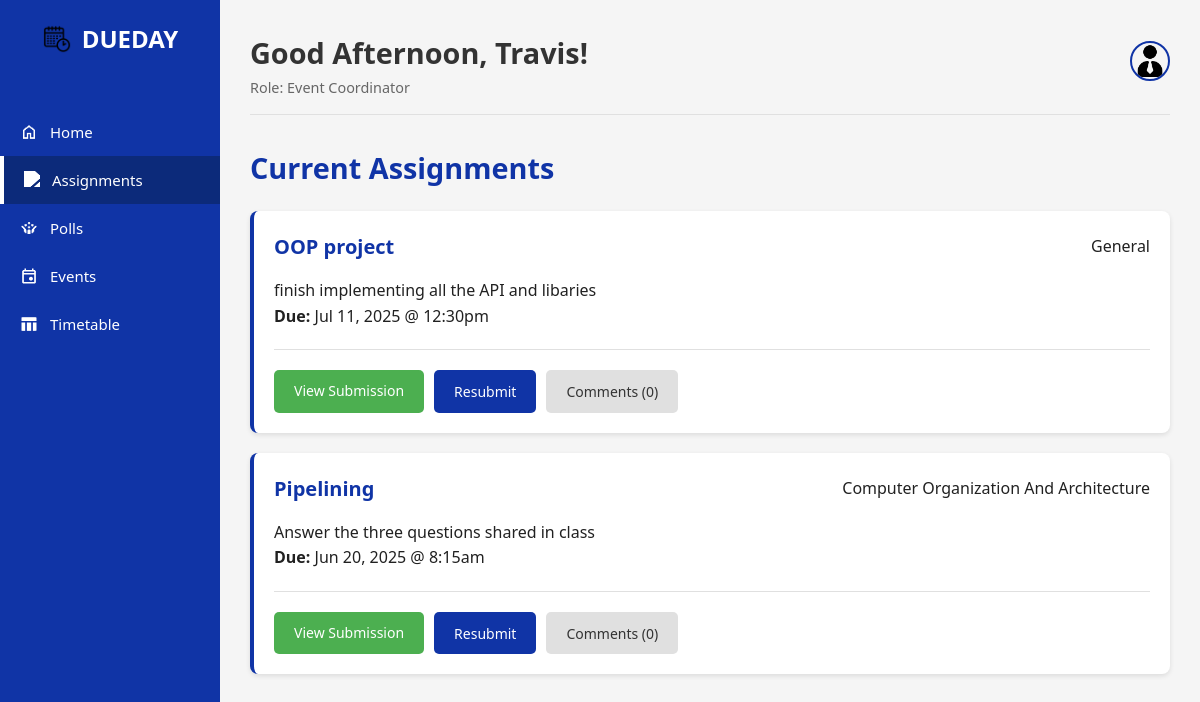
Before: /assignment.php (signed in) with the older database file.
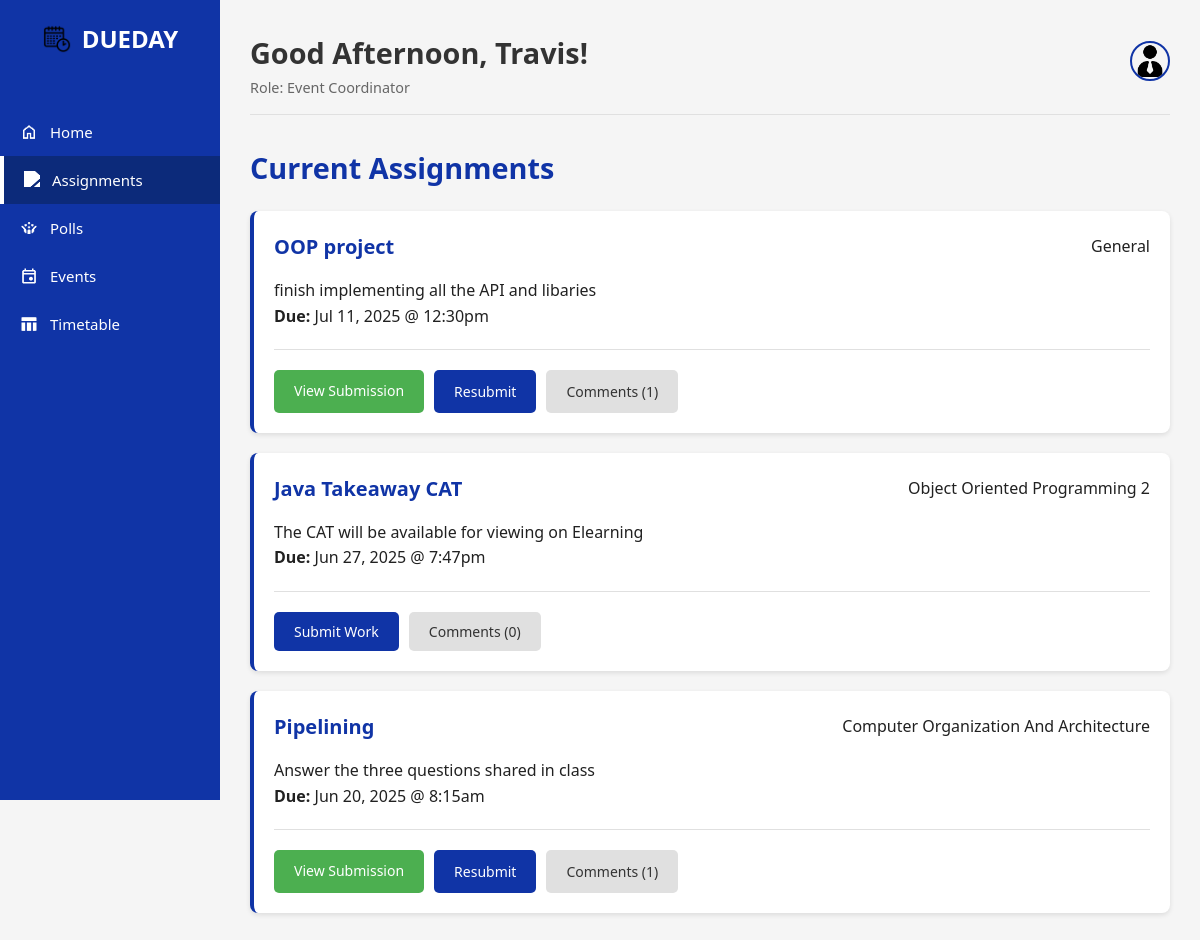
After: the same page with the newer database file.
### tables this page shows
CREATE TABLE `assignments` (
  `Assignment_ID` int(11) NOT NULL,
  `Assignment_Creator_ID` int(11) NOT NULL,
  `Class_ID` int(11) DEFAULT NULL,
  `Assignment_Title` varchar(100) NOT NULL,
  `Assignment_Description` text DEFAULT NULL,
  `Assignment_DueDate` datetime NOT NULL,
  `Assignment_Marks` int(11) DEFAULT NULL,
  `Assignment_Instructions` text DEFAULT NULL
);

CREATE TABLE `classes` (
  `Class_ID` int(11) NOT NULL,
  `Class_Name` varchar(100) NOT NULL
);

### assignment.php (the view, shortened to what this page needs)
<?php
require_once 'templates/header.php';
$is_module_leader = ($user_role === 'Module Leader');
$assignments = $conn->query("
    SELECT a.*, c.Class_Name,
    (SELECT COUNT(*) FROM Assignment_Submission_Data WHERE Assignment_ID = a.Assignment_ID) as submission_count,
    (SELECT COUNT(*) FROM Assignment_Comments WHERE Assignment_ID = a.Assignment_ID) as comment_count
    FROM Assignments a
    LEFT JOIN Classes c ON a.Class_ID = c.Class_ID
    GROUP BY a.Assignment_ID
    ORDER BY a.Assignment_DueDate DESC
")->fetch_all(MYSQLI_ASSOC);
$user_submissions = [];
$stmt_subs = $conn->prepare("SELECT Assignment_ID, File_Path FROM Assignment_Submission_Data WHERE User_ID = ?");
$stmt_subs->bind_param("i", $user_id);
$stmt_subs->execute();
$result_subs = $stmt_subs->get_result();
while ($row = $result_subs->fetch_assoc()) { $user_submissions[$row['Assignment_ID']] = $row['File_Path']; }
?>
<div id="viewSection" class="assignment-view">
    <h2 class="section-title">Current Assignments</h2>
    <?php if (empty($assignments)): ?><p>No assignments have been posted yet.</p><?php else: foreach ($assignments as $assignment): ?>
        <div class="card">
            <div class="card__header"><h3 class="card__title"><?php echo htmlspecialchars($assignment['Assignment_Title']); ?></h3><span class="card__meta-tag"><?php echo htmlspecialchars($assignment['Class_Name'] ?? 'General'); ?></span></div>
            <div class="card__body"><p><?php echo nl2br(htmlspecialchars($assignment['Assignment_Description'])); ?></p><div class="due-date"><strong>Due:</strong> <?php echo date('M d, Y @ g:ia', strtotime($assignment['Assignment_DueDate'])); ?></div></div>
            <div class="card__footer">
                <?php if ($is_module_leader): ?>
                    <a href="view_submissions.php?id=<?php echo $assignment['Assignment_ID']; ?>" class="btn">View Submissions (<?php echo $assignment['submission_count']; ?>)</a>
                <?php else: ?>
                    <?php if (array_key_exists($assignment['Assignment_ID'], $user_submissions)): ?>
                        <a href="<?php echo htmlspecialchars($user_submissions[$assignment['Assignment_ID']]); ?>" class="btn btn--success" target="_blank">View Submission</a>
                        <button class="btn submit-work-btn" data-modal-target="submissionModal" data-assignment-id="<?php echo $assignment['Assignment_ID']; ?>">Resubmit</button>
                    <?php else: ?>
                        <button class="btn btn--primary submit-work-btn" data-modal-target="submissionModal" data-assignment-id="<?php echo $assignment['Assignment_ID']; ?>">Submit Work</button>
                    <?php endif; ?>
                <?php endif; ?>
                <button class="btn btn--secondary comments-btn" data-modal-target="commentsModal" data-assignment-id="<?php echo $assignment['Assignment_ID']; ?>">
                    Comments (<?php echo $assignment['comment_count']; ?>)
                </button>
            </div>
        </div>
    <?php endforeach; endif; ?>
</div>
<?php
require_once 'templates/footer.php';
?>

Changed rows visible on the page:
computed for assignments "OOP project": comment_count "0" → "1"
added assignments: Assignment_Title "Java Takeaway CAT", Class_ID.Class_Name "Object Oriented Programming 2", Assignment_Description "The CAT will be available for viewing on Elearning", Assignment_DueDate "Jun 27, 2025 @ 7:47pm", comment_count "0"
computed for assignments "Pipelining": comment_count "0" → "1"
